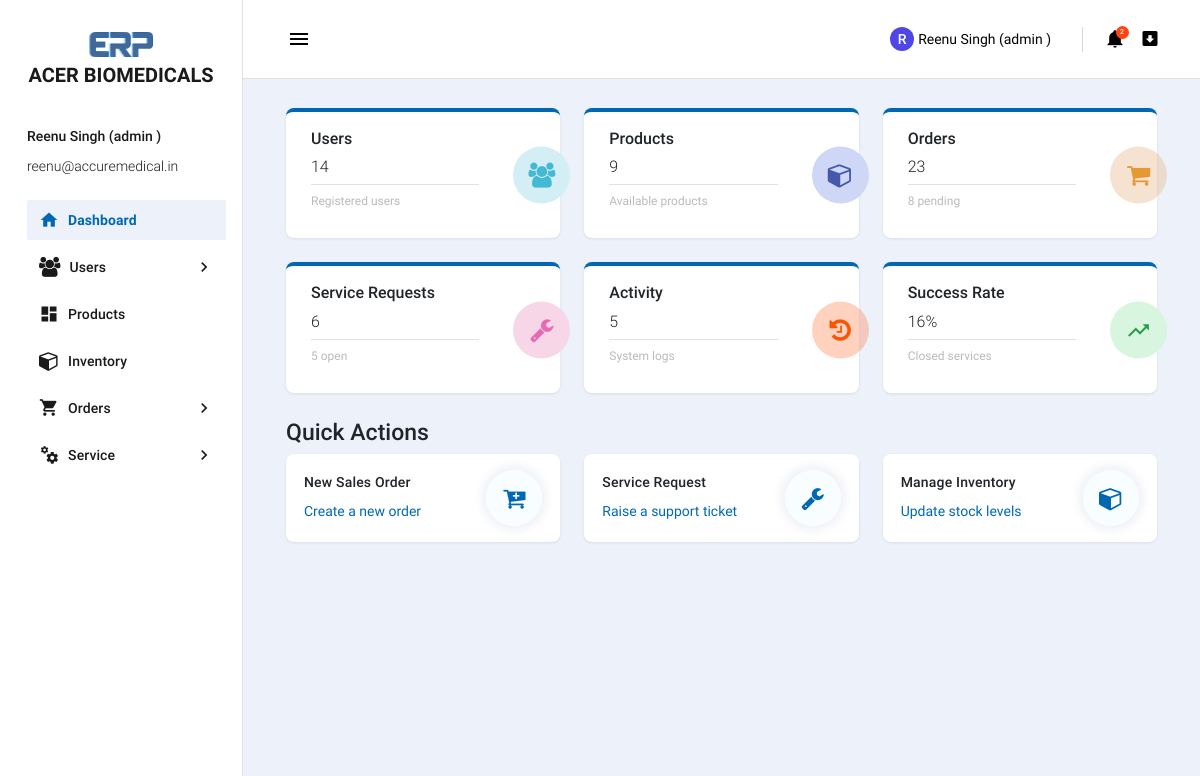
Screenshot of /erp/admin/dashboard/ (signed in) with the database file from the repository.
### accounts/models.py (models this page shows, shortened)
class User(AbstractUser):
    ROLE_CHOICES =[
        ('admin','Admin'),
        ('director','Director'),
        ('employee','Employee'),
        ('dealer','Dealer'),
    ]
    SUB_EMPLOYEE_CHOICES=[
        ('sales', 'Sales'),
        ('service','Service'),
        ('engineer','Engineer'),
        ('inventory', 'Inventory'),
        ('dispatch', 'Dispatch'),
    ]
    username= None
    email = models.EmailField(unique=True)
    role = models.CharField(max_length=20,choices=ROLE_CHOICES)
    sub_employee_role = models.CharField(max_length=20,choices=SUB_EMPLOYEE_CHOICES, blank=True, null=True)
    phone = models.CharField(max_length=10,blank=True)
    company = models.CharField(max_length=100,blank=True)
    is_suspended = models.BooleanField(default=False)
    USERNAME_FIELD = "email"             # LOGIN USING EMAIL
    REQUIRED_FIELDS = []                 # No username required
    objects = UserManager()

### erp/views.py (the view)
# urls.py: path('admin/dashboard/',admin_dashboard, name='admin_dashboard'),
@role_required('admin')
def admin_dashboard(request):
    total_users = User.objects.count()
    total_products = Product.objects.count()
    total_orders = Order.objects.count()
    total_service = ServiceRequest.objects.count()
    pending_orders = Order.objects.filter(status='pending').count()
    completed_orders = Order.objects.filter(status='completed').count()
    open_services = ServiceRequest.objects.exclude(status='closed').count()
    completed_services = ServiceRequest.objects.filter(status='completed').count()
    closed_services = ServiceRequest.objects.filter(status='closed').count()
    total_activity = ServiceLog.objects.count()
    service_success_rate = (
        int((closed_services / total_service) * 100)
        if total_service > 0 else 0
    )
    context = {
        'total_users': total_users,
        'total_products': total_products,
        'total_orders': total_orders,
        'pending_orders': pending_orders,
        'completed_orders': completed_orders,
        'total_service': total_service,
        'open_services': open_services,
        'completed_services': completed_services,
        'closed_services': closed_services,
        'total_activity': total_activity,
        'service_success_rate': service_success_rate,
    }
    return render(request, 'erp/admin/dashboard.html',context)

### templates/erp/admin/dashboard.html
{% extends 'erp/admin/base.html' %}
{% load static %}
{% block content %}
 <div class="page-wrapper mdc-toolbar-fixed-adjust">
        <main class="content-wrapper">
          <div class="mdc-layout-grid">
            <div class="mdc-layout-grid__inner">
              <div class="mdc-layout-grid__cell stretch-card mdc-layout-grid__cell--span-4-desktop">
                <div class="mdc-card info-card bg-blue">
                  <div class="card-inner">
                    <h5 class="card-title">Users</h5>
                    <h5 class="font-weight-light pb-2 mb-1 border-bottom">
                      {{ total_users }}
                    </h5>
                    <p class="tx-12 text-muted">Registered users</p>
                    <div class="card-icon">
                      <i class="fa fa-users"></i>
                    </div>
                  </div>
                </div>
              </div>
              <div class="mdc-layout-grid__cell stretch-card mdc-layout-grid__cell--span-4-desktop">
                <div class="mdc-card info-card bg-purple">
                  <div class="card-inner">
                    <h5 class="card-title">Products</h5>
                    <h5 class="font-weight-light pb-2 mb-1 border-bottom">
                      {{ total_products }}
                    </h5>
                    <p class="tx-12 text-muted">Available products</p>
                    <div class="card-icon">
                      <i class="fa fa-cube"></i>
                    </div>
                  </div>
                </div>
              </div>
              <div class="mdc-layout-grid__cell stretch-card mdc-layout-grid__cell--span-4-desktop">
                <div class="mdc-card info-card bg-yellow">
                  <div class="card-inner">
                    <h5 class="card-title">Orders</h5>
                    <h5 class="font-weight-light pb-2 mb-1 border-bottom">
                      {{ total_orders }}
                    </h5>
                    <p class="tx-12 text-muted">{{ pending_orders }} pending</p>
                    <div class="card-icon">
                      <i class="fa fa-shopping-cart"></i>
                    </div>
                  </div>
                </div>
              </div>
              <div class="mdc-layout-grid__cell stretch-card mdc-layout-grid__cell--span-4-desktop">
                <div class="mdc-card info-card bg-pink">
                            <div class="card-inner">
                              <h5 class="card-title">Service Requests</h5>
                              <h5 class="font-weight-light pb-2 mb-1 border-bottom">{{ total_service }}</h5>
                              <p class="tx-12 text-muted">{{ open_services }} open</p>
                              <div class="card-icon">
                                <i class="fa fa-wrench"></i>
                              </div>
                            </div>
                          </div>
              </div>
              <div class="mdc-layout-grid__cell stretch-card mdc-layout-grid__cell--span-4-desktop">
                <div class="mdc-card info-card bg-orange">
                  <div class="card-inner">
                    <h5 class="card-title">Activity</h5>
                    <h5 class="font-weight-light pb-2 mb-1 border-bottom">
                      {{ total_activity }}
                    </h5>
                    <p class="tx-12 text-muted">System logs</p>
                    <div class="card-icon">
                      <i class="fa fa-history"></i>
                    </div>
                  </div>
                </div>
              </div>
              <div class="mdc-layout-grid__cell stretch-card mdc-layout-grid__cell--span-4-desktop">
                <div class="mdc-card info-card bg-green">
                    <div class="card-inner">
                      <h5 class="card-title">Success Rate</h5>
                      <h5 class="font-weight-light pb-2 mb-1 border-bottom"> {{ service_success_rate }}%</h5>
                      <p class="tx-12 text-muted">Closed services</p>
                      <div class="card-icon">
                        <i class="material-icons">trending_up</i>
                      </div>
                    </div>
                </div>
              </div>
            </div>
          </div>
          <div class="mdc-layout-grid">
            <h3>Quick Actions</h3>
            <div class="mdc-layout-grid__inner">
              <div class="mdc-layout-grid__cell stretch-card mdc-layout-grid__cell--span-4-desktop mdc-layout-grid__cell--span-4-tablet">
                <div class="mdc-card quick-actions">
                  <div class="col-md-7">
                    <h4 class="mdc-typography--headline6">New Sales Order</h4>
                    <a href="{% url 'create_order' %}" class="">Create a new order</a>
                  </div>
                  <i class="fa fa-cart-plus font-icon"></i>
                </div>
              </div>
              <div class="mdc-layout-grid__cell stretch-card mdc-layout-grid__cell--span-4-desktop mdc-layout-grid__cell--span-4-tablet">
                <div class="mdc-card quick-actions">
                  <div class="col-md-7">
                    <h4 class="mdc-typography--headline6">Service Request</h4>
                    <a href="{% url 'raise_service' %}">Raise a support ticket</a>
                  </div>
                  <i class="fa fa-wrench font-icon"></i>
                </div>
              </div>
              <div class="mdc-layout-grid__cell stretch-card mdc-layout-grid__cell--span-4-desktop mdc-layout-grid__cell--span-4-tablet">
                <div class="mdc-card quick-actions">
                  <div class="col-md-7">
                    <h4 class="mdc-typography--headline6">Manage Inventory</h4>
                    <a href="{% url 'inventory_list' %}">Update stock levels</a>
                  </div>
                  <i class="fa fa-cube font-icon"></i>
                </div>
              </div>
            </div>
          </div>
        </main>
      </div>
    </div>
 </div>
{% endblock %}

### templates/erp/admin/side_bar.html (shortened to what this page needs)
{% load static %}
<div class="mdc-drawer__header">
    <a href="{% if request.user.role == 'admin' %}{% url 'admin_dashboard' %}{% elif request.user.role == 'director' %}{% url 'director_dashboard' %}{% elif request.user.role == 'dealer' %}{% url 'dealer_dashboard' %}{% endif %}" class="brand-logo">
        <img src="{% static 'assets/images/erp-logo-.png' %}" alt="logo">
        ACER BIOMEDICALS
    </a>
</div>
<div class="mdc-drawer__content">
    <div class="user-info">
        <p class="name">{{request.user.get_full_name|title}}  ({% if request.user.role != 'employee' %}{{request.user.role}} {% else %}{{request.user.sub_employee_role}}{% endif %})</p>
        <p class="email">{{request.user.email}}</p>
    </div>
    <div class="mdc-list-group">
        <nav class="mdc-list mdc-drawer-menu">
            <div class="mdc-list-item mdc-drawer-item">
                <a class="mdc-drawer-link
                {% if request.resolver_match.url_name == 'admin_dashboard' or request.resolver_match.url_name == 'director_dashboard' or request.resolver_match.url_name == 'dealer_dashboard' or request.resolver_match.url_name == 'sales_dashboard' or request.resolver_match.url_name == 'service_dashboard' or request.resolver_match.url_name == 'engineer_dashboard' or request.resolver_match.url_name == 'inventory_dashboard' or request.resolver_match.url_name == 'dispatch_dashboard' %}
                active
                {% endif %}"
                href="
                {% if request.user.role == 'admin' %}{% url 'admin_dashboard' %}
                {% elif request.user.role == 'director' %}{% url 'director_dashboard' %}
                {% elif request.user.role == 'dealer' %}{% url 'dealer_dashboard' %}
                {% elif request.user.sub_employee_role == 'sales' %}{% url 'sales_dashboard' %}
                {% elif request.user.sub_employee_role == 'service' %}{% url 'service_dashboard' %}
                {% elif request.user.sub_employee_role == 'engineer' %}{% url 'engineer_dashboard' %}
                {% elif request.user.sub_employee_role == 'inventory' %}{% url 'inventory_dashboard' %}
                {% elif request.user.sub_employee_role == 'dispatch' %}{% url 'dispatch_dashboard' %}
                {% endif %}">
                    <i class="material-icons mdc-list-item__start-detail mdc-drawer-item-icon"
                        aria-hidden="true">home</i>
                    Dashboard
                </a>
            </div>
            {% if request.user.role == 'admin' or request.user.role == 'director' %}
            <div class="mdc-list-item mdc-drawer-item">
                <a class="mdc-expansion-panel-link
                " href="#" data-toggle="expansionPanel" data-target="items-sub-menu">
                    <i class="fa fa-users mdc-list-item__start-detail mdc-drawer-item-icon"></i>
                    Users
                    <i class="mdc-drawer-arrow material-icons">chevron_right</i>
                </a>
            </div>
            {% endif %}
            {% if request.user.sub_employee_role != 'service' and request.user.sub_employee_role != 'engineer' %}
                <div class="mdc-list-item mdc-drawer-item">
                    <a class="mdc-drawer-link {% if request.resolver_match.url_name == 'product_list' %} active {% endif %}" href="{% url 'product_list' %}">
                        <i class="material-icons mdc-list-item__start-detail mdc-drawer-item-icon"
                            aria-hidden="true">dashboard</i>
                        Products
                    </a>
                </div>
                {% if request.user.role != 'dealer' %}
                <div class="mdc-list-item mdc-drawer-item">
                    <a class="mdc-drawer-link {% if request.resolver_match.url_name == 'inventory_list' %} active {% endif %}" href="{% url 'inventory_list' %}">
                        <i class="fa fa-cube mdc-list-item__start-detail mdc-drawer-item-icon"
                            aria-hidden="true"></i>
                        Inventory
                    </a>
                </div>
                {% endif %}
            {% endif %}
            {% if request.user.sub_employee_role != 'service' and request.user.sub_employee_role != 'engineer' and request.user.sub_employee_role != 'inventory' %}
            <div class="mdc-list-item mdc-drawer-item" tabindex="-1">
                <a class="mdc-expansion-panel-link {% if request.resolver_match.url_name == 'create_order' or request.resolver_match.url_name == 'order_list' or request.resolver_match.url_name == 'order_detail' %}active{% endif %}
                " href="#" data-toggle="expansionPanel" data-target="sales-page-submenu" tabindex="-1">
                <i class="mdi mdi-cart mdc-list-item__start-detail mdc-drawer-item-icon" aria-hidden="true"></i>
                    Orders
                    <i class="mdc-drawer-arrow material-icons">chevron_right</i>
                </a>
            </div>
            {% endif %}
            {% if request.user.sub_employee_role != 'inventory' and request.user.sub_employee_role != 'dispatch' %}
            <div class="mdc-list-item mdc-drawer-item" tabindex="-1">
                <a class="mdc-expansion-panel-link
                " href="#" data-toggle="expansionPanel" data-target="service-page-submenu" tabindex="-1">
                <i class="mdi mdi-cogs mdc-list-item__start-detail mdc-drawer-item-icon" aria-hidden="true"></i>
                    Service
                    <i class="mdc-drawer-arrow material-icons">chevron_right</i>
                </a>
            </div>
            {% endif%}
        </nav>
    </div>
</div>

### templates/erp/admin/top_bar.html (shortened to what this page needs)
    <div class="mdc-top-app-bar__row">
    <div class="mdc-top-app-bar__section mdc-top-app-bar__section--align-start"> <button
        class="material-icons mdc-top-app-bar__navigation-icon mdc-icon-button sidebar-toggler">menu</button> </div>
    <div class="mdc-top-app-bar__section mdc-top-app-bar__section--align-end mdc-top-app-bar__section-right">
    <div class="menu-button-container menu-profile d-none d-md-block"> <button class="mdc-button mdc-menu-button">
            <span class="avatar"> {{ request.user.get_full_name|slice:":1"|upper }}
            </span> <span class="user-name">{{request.user.get_full_name|title}}
                ({% if request.user.role != 'employee' %}{{request.user.role}} {% else %}{{request.user.sub_employee_role}}{% endif %})</span>
        </button>
    </div>
    <div class="menu-button-container">
        <button type="button"
            class="mdc-button mdc-menu-button"
            onclick="openNotifications()">
            {% if unread_notifications %}
            <span class="count-indicator">
                <span class="count">{{ unread_notifications }}</span>
            </span>
            {% endif %}
            <i class="mdi mdi-bell"></i>
        </button>
    </div>
    <div class="menu-button-container d-none d-md-block">
              <button class="mdc-button mdc-menu-button mdc-ripple-upgraded">
                <i class="mdi mdi-arrow-down-bold-box"></i>
              </button>
            </div>

### rows the page displays
User: user.get_full_name "Reenu Singh", user.role "admin", user.email "reenu@accuremedical.in", user.get_full_name "R"

### other values shown
{{ unread_notifications }} "2"
{{ total_users }} "14"
{{ total_products }} "9"
{{ total_orders }} "23"
{{ pending_orders }} "8"
{{ total_service }} "6"
{{ open_services }} "5"
{{ total_activity }} "5"
{{ service_success_rate }} "16"
